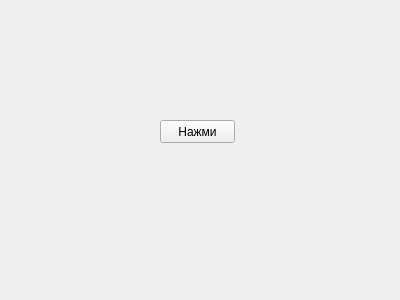
<?xml version="1.0" encoding="UTF-8"?>
<ui version="4.0">
 <class>Form</class>
 <widget class="QWidget" name="Form">
  <property name="geometry">
   <rect>
    <x>0</x>
    <y>0</y>
    <width>400</width>
    <height>300</height>
   </rect>
  </property>
  <property name="minimumSize">
   <size>
    <width>400</width>
    <height>300</height>
   </size>
  </property>
  <property name="maximumSize">
   <size>
    <width>400</width>
    <height>300</height>
   </size>
  </property>
  <property name="windowTitle">
   <string>Form</string>
  </property>
  <widget class="QPushButton" name="btn">
   <property name="geometry">
    <rect>
     <x>160</x>
     <y>120</y>
     <width>75</width>
     <height>23</height>
    </rect>
   </property>
   <property name="text">
    <string>Нажми</string>
   </property>
  </widget>
 </widget>
 <resources/>
 <connections/>
</ui>
